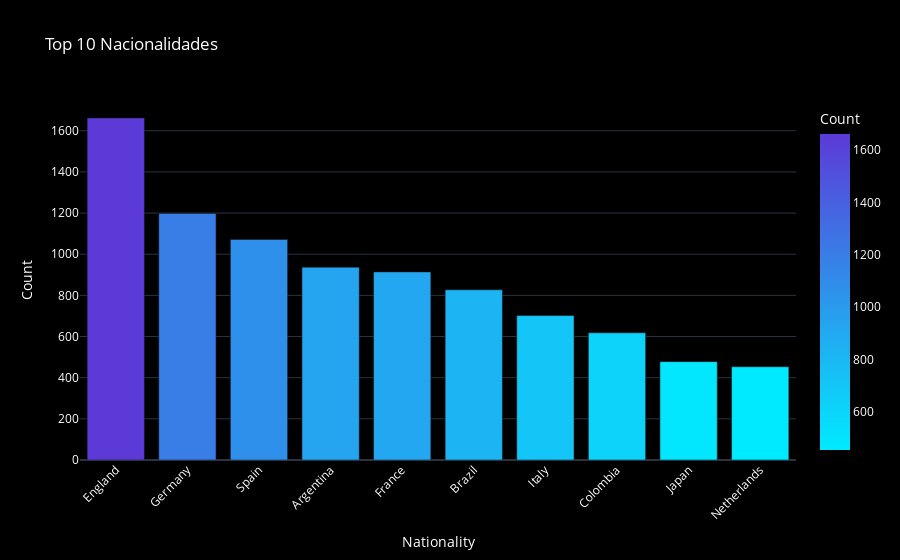

This figure's notebook cell:
### Markdown cell above
### 3. Top 10 nacionalidades

### Code cell
top_nations = df["Nationality"].value_counts().head(10).reset_index()
top_nations.columns = ["Nationality", "Count"]

fig = px.bar(
    top_nations,
    x="Nationality",
    y="Count",
    title="Top 10 Nacionalidades",
    template="plotly_dark",
    color="Count",
    color_continuous_scale=["#00eaff", "#5C3AD7"],  # gradiente neón azul frío
)

fig.update_layout(
    font=dict(color="white"),
    plot_bgcolor="black",
    paper_bgcolor="black",
    xaxis=dict(tickangle=-45)
)

fig.show()

### Figure 1 — Plotly figure (JSON) as saved in the notebook; plotly's stock layout.template omitted (floating-point values rounded to 4 significant figures)
{"data": [{"hovertemplate": "Nationality=%{x}<br>Count=%{marker.color}<extra></extra>", "legendgroup": "", "marker": {"color": [1662, 1198, 1072, 937, 914, 827, 702, 618, 478, 453], "coloraxis": "coloraxis", "pattern": {"shape": ""}}, "name": "", "orientation": "v", "showlegend": false, "textposition": "auto", "type": "bar", "x": ["England", "Germany", "Spain", "Argentina", "France", "Brazil", "Italy", "Colombia", "Japan", "Netherlands"], "xaxis": "x", "y": [1662, 1198, 1072, 937, 914, 827, 702, 618, 478, 453], "yaxis": "y"}], "layout": {"barmode": "relative", "coloraxis": {"colorbar": {"title": {"text": "Count"}}, "colorscale": [[0, "#00eaff"], [1, "#5C3AD7"]]}, "font": {"color": "white"}, "legend": {"tracegroupgap": 0}, "paper_bgcolor": "black", "plot_bgcolor": "black", "title": {"text": "Top 10 Nacionalidades"}, "xaxis": {"anchor": "y", "domain": [0, 1], "tickangle": -45, "title": {"text": "Nationality"}}, "yaxis": {"anchor": "x", "domain": [0, 1], "title": {"text": "Count"}}}}
